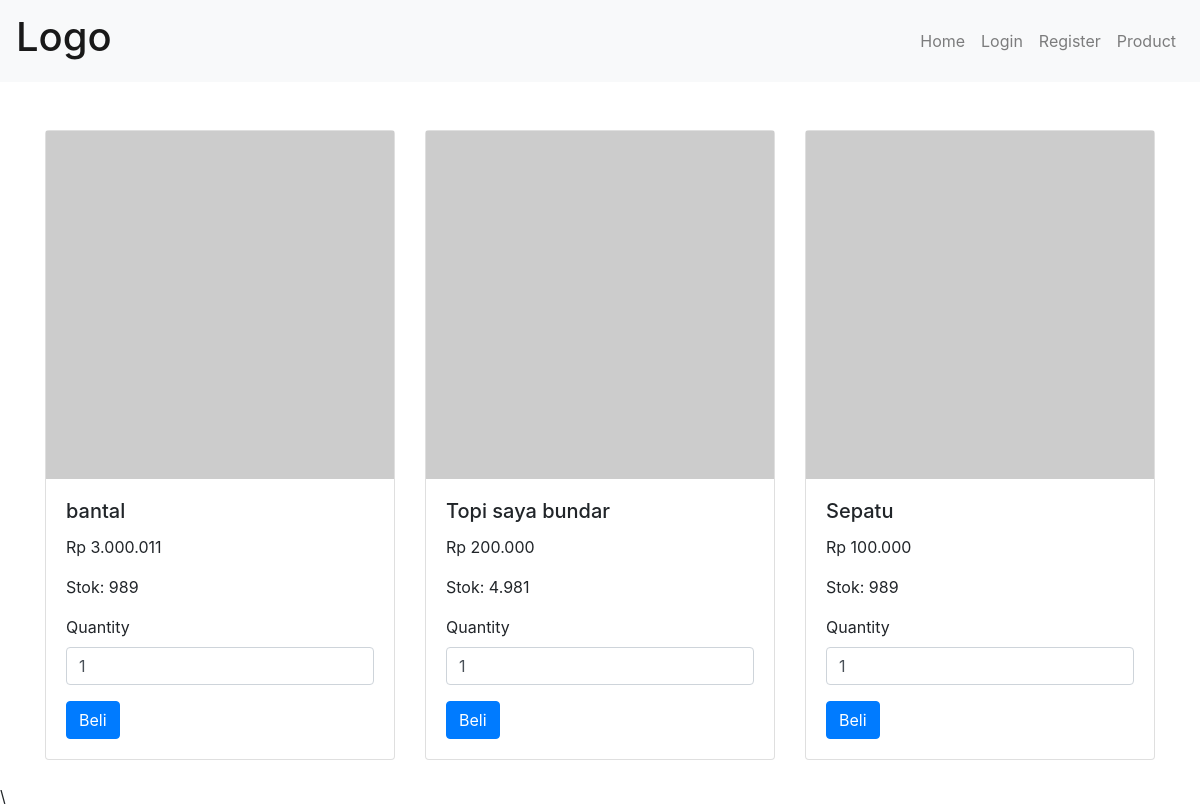
The page / on the database its author committed.
### tables this page shows
CREATE TABLE `produk` (
  `produk_id` int(11) NOT NULL,
  `user_id` int(11) DEFAULT NULL,
  `nama` varchar(255) DEFAULT NULL,
  `harga` int(11) DEFAULT NULL,
  `stok` int(11) DEFAULT 1
);

### index.php (the view, shortened to what this page needs)
<!DOCTYPE html>
<html lang="en">
<head>
    <link rel="stylesheet" href="https://maxcdn.bootstrapcdn.com/bootstrap/4.0.0/css/bootstrap.min.css">
</head>
<body>
    <nav class="navbar navbar-expand-lg navbar-light bg-light">
        <a class="navbar-brand" href="#">
            <h1>Logo</h1>
        </a>
        <div class="collapse navbar-collapse" id="navbarNav">
            <ul class="navbar-nav ml-auto">
                <li class="nav-item">
                    <a class="nav-link" href="index.php">Home</a>
                </li>
                <?php
                if (isset($_SESSION['email'])) {
                    echo "<li class='nav-item'>";
                    echo "<p class='nav-link'>Selamat datang, " . $_SESSION['email'] . "</p>";
                    echo "</li>";
                    echo "<li class='nav-item'>";
                    echo "<a class='nav-link' href='logout.php'>Logout</a>";
                    echo "</li>";
                } else {
                    echo "<li class='nav-item'>";
                    echo "<a class='nav-link' href='login.php'>Login</a>";
                    echo "</li>";
                    echo "<li class='nav-item'>";
                    echo "<a class='nav-link' href='register.php'>Register</a>";
                    echo "</li>";
                }
                ?>
                <li class="nav-item">
                    <a class="nav-link" href="index.php">Product</a>
                </li>
            </ul>
        </div>
    </nav>
    <div class="container mt-5">
        <div class="row">
            <?php
            include 'connect.php';
            $query = "SELECT * FROM produk LEFT JOIN user ON produk.user_id = user.user_id";
            $datas = $conn->query($query);
            foreach ($datas as $data) :
            ?>
                <div class="col-md-4">
                    <div class="card mb-4">
                        <img src="https://picsum.photos/150/150" class="card-imgtop" alt="Gambar Produk 1">
                        <div class="card-body">
                            <h5 class="card-title"><?= $data['nama'] ?></h5>
                            <p class="card-text">Rp <?= number_format($data['harga'], 0, ',', '.') ?></p>
                            <p class="card-text">Stok: <?= number_format($data['stok'], 0, ',', '.') ?></p>
                            <form method="POST" action="beli.php">
                                <div class="form-group">
                                    <label for="quantity1">Quantity</label>
                                    <input required type="number" class="form-control" name="quantity" id="quantity1" min="1" value="1">
                                </div>
                                <?php
                                if (isset($_SESSION['user_id'])) {
                                    echo "<button type='submit' class='btn btn-primary'>Beli</button>";
                                } else {
                                    echo "<a class='btn btn-primary' href='login.php'>Beli</a>";
                                }
                                ?>
                            </form>
                        </div>
                    </div>
                </div>
            <?php endforeach ?>
        </div>
    </div>
    <script src="https://maxcdn.bootstrapcdn.com/bootstrap/4.0.0/js/bootstrap.min.js"></script>\
</body>
</html>

### rows shown on the page
produk: nama "bantal", harga "3.000.011", stok "989"
produk: nama "Topi saya bundar", harga "200.000", stok "4.981"
produk: nama "Sepatu", harga "100.000", stok "989"
